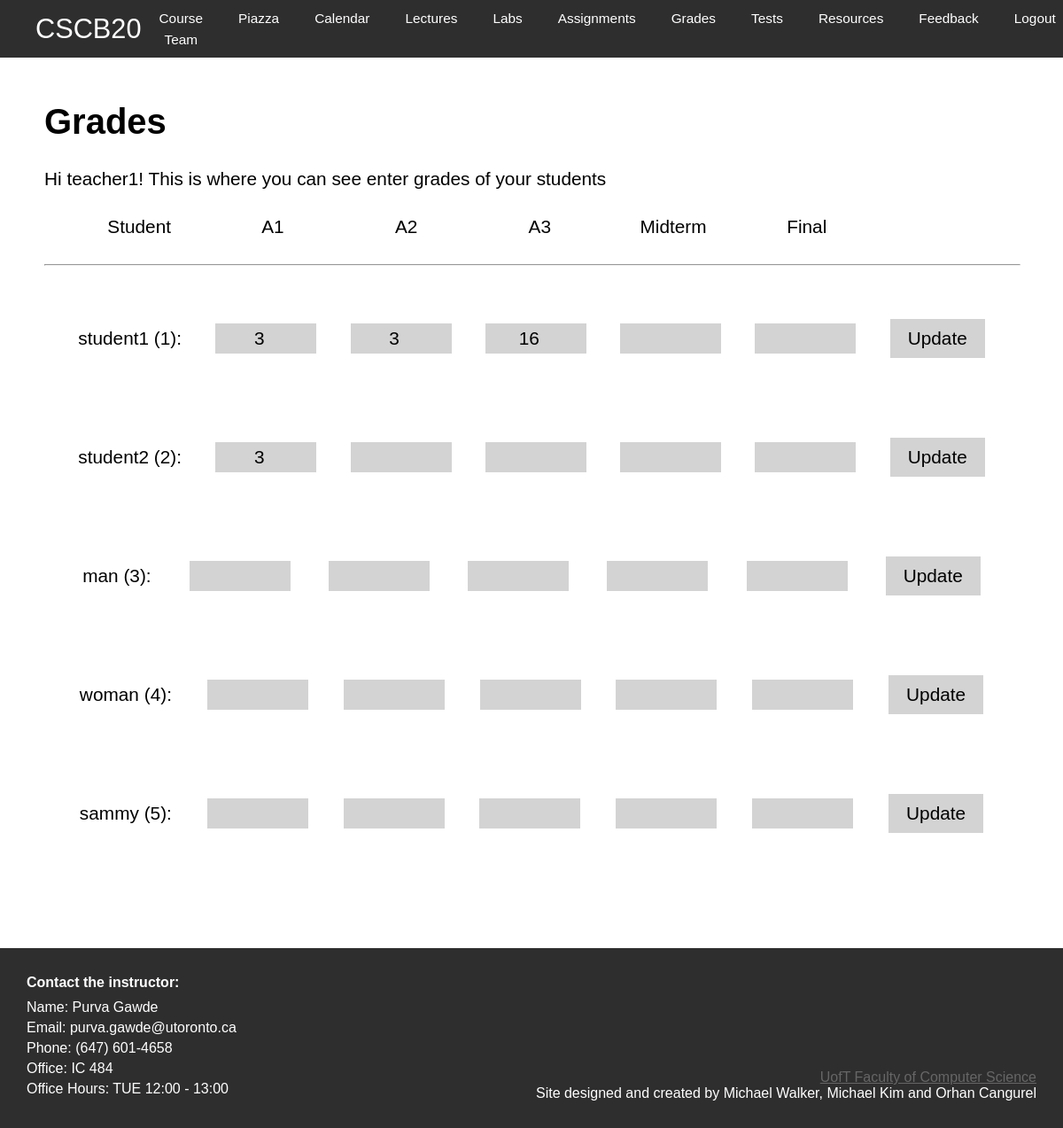
The app's page /grades (signed in), older data.
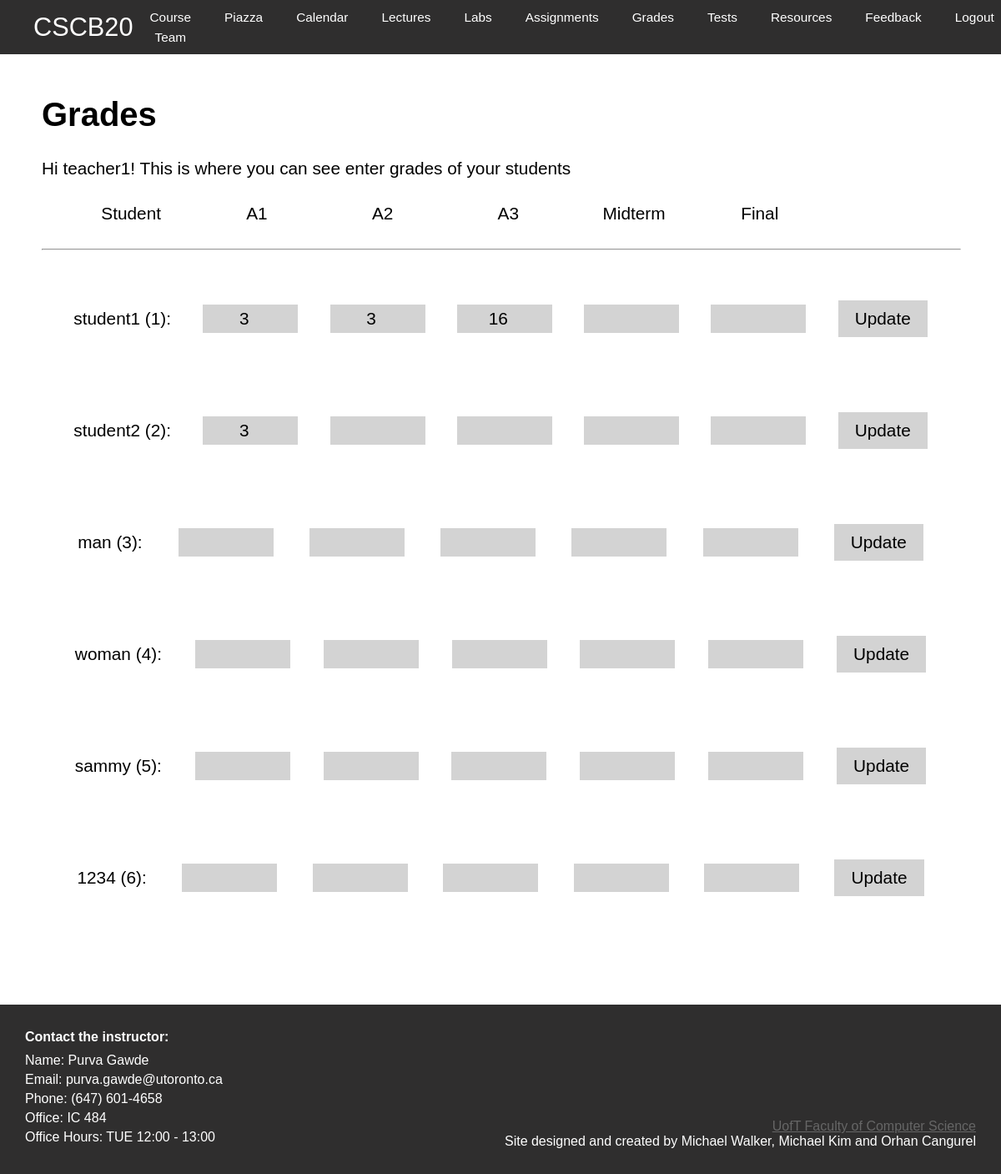
The same page, newer data.
### app.py (models this page shows)
class Mark(db.Model):
    sid=db.Column(db.Integer, primary_key = True, nullable = False)
    a1=db.Column(db.Integer, nullable = False)
    a2=db.Column(db.Integer, nullable = False)
    a3=db.Column(db.Integer, nullable = False)
    midterm=db.Column(db.Integer, nullable = False)
    final=db.Column(db.Integer, nullable = False)

class Student(db.Model):
    id=db.Column(db.Integer, primary_key = True)
    username=db.Column(db.String(20), unique = True, nullable = False)
    email=db.Column(db.String(30), unique = True, nullable = False)
    password=db.Column(db.String(30), nullable = False)

### app.py (the view, shortened to what this page needs)
@app.route('/grades', methods = ['GET', 'POST'])
def grades():
    if (session['type'] == 'Student'):
        student = db.session.query(Student).filter(Student.username == session['name'])
        grades = db.session.query(Mark).get(student[0].id)
        return render_template('student_grades.html', a1 = grades.a1, a2 = grades.a2, a3 = grades.a3, mid = grades.midterm, final = grades.final)
    else:
        grades = db.session.query(Mark, Student).join(Student, Mark.sid == Student.id).all()
        print(grades)
        return render_template('instructor_grades.html', grades=grades)

### templates/instructor_grades.html (shortened to what this page needs)
<!DOCTYPE html>
<html lang="en" dir="ltr">
  <head>
    <link
      rel="stylesheet"
      href="{{ url_for('static', filename='css/instructor_grades.css') }}"
    />
  </head>
  <body>
    {% extends "template.html" %} {% block content %}
    <section id="content">
      <h1>Grades</h1>
      <p>
        Hi {{ session.name }}! This is where you can see enter grades of your
        students
      </p>
      <div class="grades-header">
        <p>Student</p>
        <p>A1</p>
        <p>A2</p>
        <p>A3</p>
        <p>Midterm</p>
        <p>Final</p>
      </div>
      <hr>
        {% for grade, student in grades %}
      <form action="http://127.0.0.1:5000/grades" method="post">
        <label for="sid">{{ student.username }} ({{ grade.sid }}):</label>
        <input type="number" id="a1" name="a1" min="0" max="100" value="{% if grade.a1 != -1 %}{{ grade.a1 }}{% endif %}" oninput="validity.valid||(value='');"/>
        <input type="number" id="a2" name="a2" min="0" max="100" value="{% if grade.a2 != -1 %}{{ grade.a2 }}{% endif %}" oninput="validity.valid||(value='');"/>
        <input type="number" id="a3" name="a3" min="0" max="100" value="{% if grade.a3 != -1 %}{{ grade.a3 }}{% endif %}" oninput="validity.valid||(value='');"/>
        <input type="number" id="mid" name="mid" min="0" max="100" value="{% if grade.midterm != -1 %}{{ grade.midterm }}{% endif %}" oninput="validity.valid||(value='');"/>
        <input type="number" id="final" name="final" min="0" max="100" value="{% if grade.final != -1 %}{{ grade.final }}{% endif %}" oninput="validity.valid||(value='');"/>
        <input type="submit" value="Update"></input>
      </form>
      {% endfor %}
    </section>
    {% endblock %}

### templates/template.html (shortened to what this page needs)
<!DOCTYPE html>
<html lang="en" dir="ltr">
  <head>
    <link
      rel="stylesheet"
      href="{{ url_for('static', filename='css/template.css') }}"
    />
  </head>
  <body>
    <nav id="navbar">
      <h1 class="navbar-title">
        <a href="{{ url_for('home') }}">CSCB20</a>
      </h1>
      <ul class="navbar-links">
        {% if session.name %}
        <li class="navbar-link">
          <a href="{{ url_for('courseteam') }}">Course Team</a>
        </li>
        <li class="navbar-link">
          <a href="https://piazza.com/class/lqy466htv8g5xb" target="_blank">Piazza</a>
        </li>
        <li class="navbar-link">
          <a href="{{ url_for('calendar') }}">Calendar</a>
        </li>
        <li class="navbar-link">
          <a href="{{ url_for('lectures') }}">Lectures</a>
        </li>
        <li class="navbar-link">
          <a href="{{ url_for('lab') }}">Labs</a>
        </li>
        <li class="navbar-link">
          <a href="{{ url_for('assignments') }}">Assignments</a>
        </li>
        <li class="navbar-link">
          <a href="{{ url_for('grades') }}">Grades</a>
        </li>
        <li class="navbar-link">
          <a href="{{ url_for('tests') }}">Tests</a>
        </li>
        <li class="navbar-link">
          <a href="{{ url_for('resources') }}">Resources</a>
        </li>
        <li class="navbar-link">
          <a href="{{ url_for('feedback') }}">Feedback</a>
        </li>
        <li class="navbar-link">
          <a href="{{ url_for('logout') }}">Logout</a>
        </li>
        {% endif %}
      </ul>
    </nav>
    {% block content %} {% endblock %}
    <footer>
      <div class="contact">
        <h4>Contact the instructor:</h4>
        <ul>
          <li>Name: Purva Gawde</li>
          <li>Email: purva.gawde@utoronto.ca</li>
          <li>Phone: (647) 601-4658</li>
          <li>Office: IC 484</li>
          <li>Office Hours: TUE 12:00 - 13:00</li>
        </ul>
      </div>
      <div class="copyright">
        <a
          href="https://web.cs.toronto.edu/about/our-department"
          target="”_blank”"
        >
          UofT Faculty of Computer Science
        </a>
        <p>
          Site designed and created by Michael Walker, Michael Kim and Orhan
          Cangurel
        </p>
      </div>
    </footer>
  </body>
</html>

### static/css/instructor_grades.css (style rules this page uses)
#content p { font-size: 1.3em; margin-top: 30px; }
.grades-header { display: flex; width: 43%; justify-content: space-evenly; }
.grades-header p { display: flex; justify-content: space-evenly; width: 9%; margin-bottom: 30px; }
hr { width: 41%; }
form { margin-top: 30px; }
#content label { font-size: 1.3em; }
#content form { display: flex; justify-content: space-evenly; width: 50%; align-items: center; }
#content input[type="number"] { margin-top: 30px; margin-bottom: 30px; padding: 2px; border: none; font-size: 1.3em; background-color: lightgray; width: 10%; text-align: center; height: 30px; align-self: center; }
#content input[type="submit"] { background-color: lightgray; border: none; font-size: 1.3em; margin-top: 30px; margin-bottom: 30px; padding: 10px 20px; }
@media screen and (max-width: 1250px) { #content form { width: 100%; } }
@media screen and (max-width: 1250px) { .grades-header { width: 88%; } }
@media screen and (max-width: 1250px) { hr { width: 100%; } }

### static/css/template.css (style rules this page uses)
* { margin: 0; padding: 0; }
body { font-family: "Source Sans Pro", sans-serif; background-color: #2f2e2e; }
#navbar { width: 100%; height: 45px; background-color: #2f2e2e; padding-top: 10px; padding-bottom: 10px; z-index: 3; position: -webkit-sticky; position: sticky; top: 0; display: flex; justify-content: space-between; align-items: center; }
.navbar-title { margin-left: 40px; font-size: 2.0em; }
.navbar-links { display: flex; justify-content: center; list-style: none; }
.navbar-link a, .navbar-title a { text-decoration: none; color: #fff; line-height: 24px; font-size: 0.96em; font-weight: 100; }
.navbar-link { text-align: center; padding-left: 20px; padding-right: 20px; }
#content { padding: 50px 50px 100px; background-color: white; }
#content h1 { font-size: 2.5em; }
footer { height: auto; background-color: #2f2e2e; color: white; display: flex; justify-content: space-between; padding: 30px; margin-top: auto; }
.contact li { margin-bottom: 5px; list-style-type: none; }
.contact h4 { margin-bottom: 10px; }
.copyright { text-align: right; align-self: flex-end; }
footer a:link { color: #666666; }

Row changes from the older to the newer data that the page shows:
added Mark: username "1234", sid "6"
